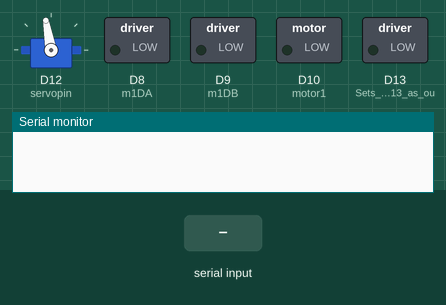
Simulated run of this sketch. Board: Arduino Due. Shown: servo, switched loads named in the sketch (green lamp = pin HIGH), the last lines printed to the serial monitor. The test bench sets the inputs (shaded band).

Above: at 1.2 s.
1.3 s: "1\n" received over Serial
At 1.7 s:
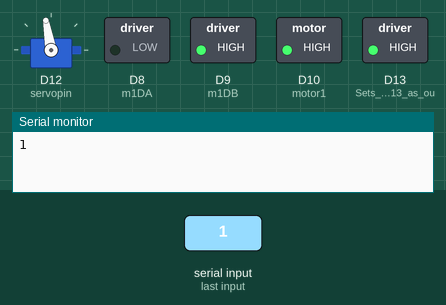
2.8 s: "l\n" received over Serial
At 4.0 s:
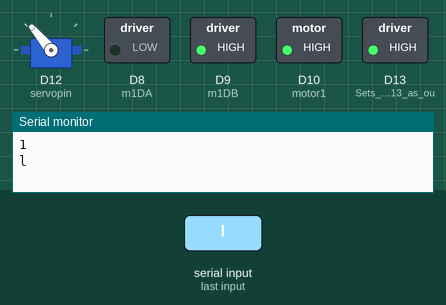
4.3 s: "r\n" received over Serial
At 5.2 s:
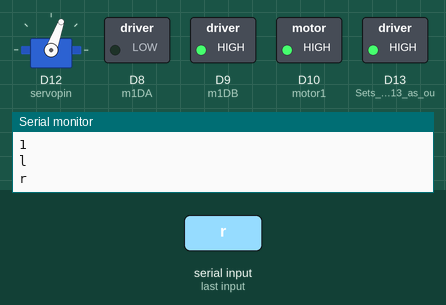
5.8 s: "0\n" received over Serial
At 6.4 s:
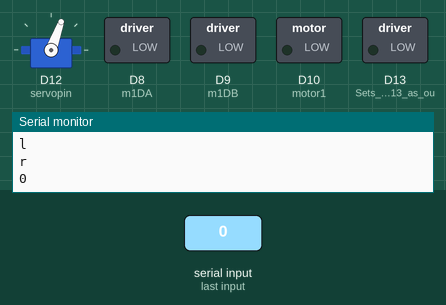
7.3 s: "l\n" received over Serial
At 8.7 s:
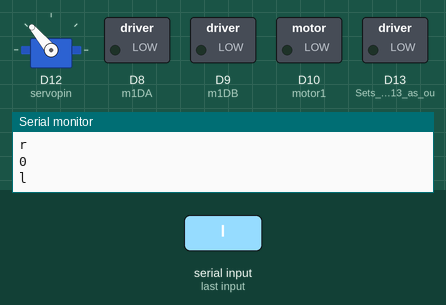
Timing chart, 0 to 9.8 s (numbered marks = the images above; inputs shaded):
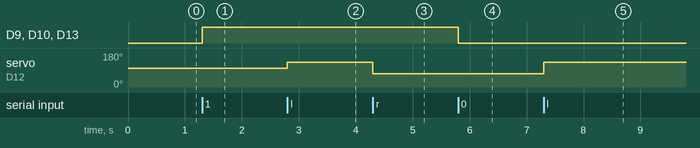

The sketch:

Fan_Cart.ino
```cpp
#include "Servo.h"
char Incoming_value = 0;                //Variable for storing Incoming_value
//
int motor1 = 10;
int m1DA = 8;
int m1DB = 9;
int degree=100;
int servopin=12;
Servo myservo;
//
void setup()
{
  Serial.begin(9600);         //Sets the data rate in bits per second (baud) for serial data transmission
  myservo.attach(servopin);
  pinMode(13, OUTPUT);        //Sets digital pin 13 as output pin
pinMode(m1DA,OUTPUT);
pinMode(m1DB,OUTPUT);
pinMode(motor1,OUTPUT);
}
void loop()
{
  if(Serial.available() > 0)  {
    Incoming_value = Serial.read();      //Read the incoming data and store it into variable Incoming_value
    Serial.print(Incoming_value);        //Print Value of Incoming_value in Serial monitor
    Serial.print("\n");        //New line
    if(Incoming_value == '1')            //Checks whether value of Incoming_value is equal to 1
      digitalWrite(13, HIGH);  //If value is 1 then LED turns ON
    else if(Incoming_value == '0')       //Checks whether value of Incoming_value is equal to 0
      digitalWrite(13, LOW);   //If value is 0 then LED turns OFF
  }
 //
  switch(digitalRead(13)){
      case HIGH:digitalWrite(m1DA,LOW);digitalWrite(m1DB,HIGH);digitalWrite(motor1,255);analogWrite(motor1,255); break;
      case LOW:digitalWrite(m1DA,LOW);digitalWrite(m1DB,LOW);digitalWrite(motor1,0);analogWrite(motor1,0); break;
      }
     switch(Incoming_value){
     case'l':degree=130; break;
     case'r':degree=70;break;
     case's':degree=100;break;
    }
 myservo.write(degree);
 //
}
```

Measured:
- after the input at 1.3 s, D9 (m1DB), D10 (motor1), D13 (Sets_digital_pin_13_as_ou): LOW → HIGH at once
- after the input at 2.8 s, servo on D12 (servopin): 100° → 130° at once
- after the input at 4.3 s, servo on D12 (servopin): 130° → 70° at once
- after the input at 5.8 s, D9 (m1DB), D10 (motor1), D13 (Sets_digital_pin_13_as_ou): HIGH → LOW at once
- after the input at 7.3 s, servo on D12 (servopin): 70° → 130° at once
